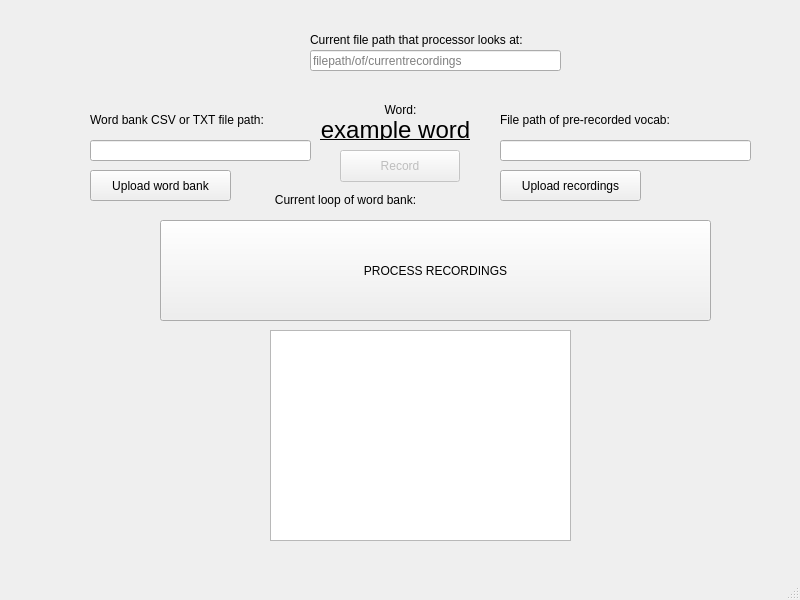
<?xml version="1.0" encoding="UTF-8"?>
<ui version="4.0">
 <class>MainWindow</class>
 <widget class="QMainWindow" name="MainWindow">
  <property name="geometry">
   <rect>
    <x>0</x>
    <y>0</y>
    <width>800</width>
    <height>600</height>
   </rect>
  </property>
  <property name="windowTitle">
   <string>MainWindow</string>
  </property>
  <widget class="QWidget" name="centralwidget">
   <widget class="QPushButton" name="b_record">
    <property name="enabled">
     <bool>false</bool>
    </property>
    <property name="geometry">
     <rect>
      <x>340</x>
      <y>150</y>
      <width>120</width>
      <height>32</height>
     </rect>
    </property>
    <property name="text">
     <string>Record</string>
    </property>
   </widget>
   <widget class="QLabel" name="l_word">
    <property name="geometry">
     <rect>
      <x>300</x>
      <y>120</y>
      <width>191</width>
      <height>20</height>
     </rect>
    </property>
    <property name="font">
     <font>
      <pointsize>18</pointsize>
      <underline>true</underline>
     </font>
    </property>
    <property name="whatsThis">
     <string>word</string>
    </property>
    <property name="text">
     <string>example word</string>
    </property>
    <property name="alignment">
     <set>Qt::AlignCenter</set>
    </property>
   </widget>
   <widget class="QLabel" name="label2">
    <property name="geometry">
     <rect>
      <x>340</x>
      <y>100</y>
      <width>121</width>
      <height>20</height>
     </rect>
    </property>
    <property name="whatsThis">
     <string>word</string>
    </property>
    <property name="text">
     <string>Word:</string>
    </property>
    <property name="alignment">
     <set>Qt::AlignCenter</set>
    </property>
   </widget>
   <widget class="QPushButton" name="b_uploadrecordings">
    <property name="geometry">
     <rect>
      <x>500</x>
      <y>170</y>
      <width>141</width>
      <height>31</height>
     </rect>
    </property>
    <property name="autoFillBackground">
     <bool>false</bool>
    </property>
    <property name="text">
     <string>Upload recordings</string>
    </property>
   </widget>
   <widget class="QLineEdit" name="fp_prerecord">
    <property name="geometry">
     <rect>
      <x>500</x>
      <y>140</y>
      <width>251</width>
      <height>21</height>
     </rect>
    </property>
   </widget>
   <widget class="QLabel" name="label3">
    <property name="geometry">
     <rect>
      <x>500</x>
      <y>110</y>
      <width>231</width>
      <height>20</height>
     </rect>
    </property>
    <property name="whatsThis">
     <string>word</string>
    </property>
    <property name="text">
     <string>File path of pre-recorded vocab:</string>
    </property>
    <property name="alignment">
     <set>Qt::AlignLeading|Qt::AlignLeft|Qt::AlignVCenter</set>
    </property>
   </widget>
   <widget class="QPushButton" name="b_process">
    <property name="geometry">
     <rect>
      <x>160</x>
      <y>220</y>
      <width>551</width>
      <height>101</height>
     </rect>
    </property>
    <property name="autoFillBackground">
     <bool>false</bool>
    </property>
    <property name="text">
     <string>PROCESS RECORDINGS</string>
    </property>
   </widget>
   <widget class="QLineEdit" name="fp_1process">
    <property name="geometry">
     <rect>
      <x>310</x>
      <y>50</y>
      <width>251</width>
      <height>21</height>
     </rect>
    </property>
    <property name="placeholderText">
     <string>filepath/of/currentrecordings</string>
    </property>
   </widget>
   <widget class="QLabel" name="label5">
    <property name="geometry">
     <rect>
      <x>310</x>
      <y>30</y>
      <width>261</width>
      <height>20</height>
     </rect>
    </property>
    <property name="whatsThis">
     <string>word</string>
    </property>
    <property name="text">
     <string>Current file path that processor looks at:</string>
    </property>
    <property name="alignment">
     <set>Qt::AlignLeading|Qt::AlignLeft|Qt::AlignVCenter</set>
    </property>
   </widget>
   <widget class="QPushButton" name="b_wordbank">
    <property name="geometry">
     <rect>
      <x>90</x>
      <y>170</y>
      <width>141</width>
      <height>31</height>
     </rect>
    </property>
    <property name="autoFillBackground">
     <bool>false</bool>
    </property>
    <property name="text">
     <string>Upload word bank</string>
    </property>
   </widget>
   <widget class="QLabel" name="label4">
    <property name="geometry">
     <rect>
      <x>90</x>
      <y>110</y>
      <width>231</width>
      <height>20</height>
     </rect>
    </property>
    <property name="whatsThis">
     <string>word</string>
    </property>
    <property name="text">
     <string>Word bank CSV or TXT file path:</string>
    </property>
    <property name="alignment">
     <set>Qt::AlignLeading|Qt::AlignLeft|Qt::AlignVCenter</set>
    </property>
   </widget>
   <widget class="QLineEdit" name="fp_wordbank">
    <property name="geometry">
     <rect>
      <x>90</x>
      <y>140</y>
      <width>221</width>
      <height>21</height>
     </rect>
    </property>
   </widget>
   <widget class="QPlainTextEdit" name="plainTextEdit">
    <property name="geometry">
     <rect>
      <x>270</x>
      <y>330</y>
      <width>301</width>
      <height>211</height>
     </rect>
    </property>
    <property name="readOnly">
     <bool>true</bool>
    </property>
   </widget>
   <widget class="QLabel" name="label2_2">
    <property name="geometry">
     <rect>
      <x>260</x>
      <y>190</y>
      <width>171</width>
      <height>20</height>
     </rect>
    </property>
    <property name="whatsThis">
     <string>word</string>
    </property>
    <property name="text">
     <string>Current loop of word bank:</string>
    </property>
    <property name="alignment">
     <set>Qt::AlignCenter</set>
    </property>
   </widget>
   <widget class="QLabel" name="l_loopCounter">
    <property name="geometry">
     <rect>
      <x>430</x>
      <y>190</y>
      <width>71</width>
      <height>21</height>
     </rect>
    </property>
    <property name="whatsThis">
     <string>word</string>
    </property>
    <property name="text">
     <string/>
    </property>
    <property name="alignment">
     <set>Qt::AlignCenter</set>
    </property>
   </widget>
   <zorder>b_record</zorder>
   <zorder>l_word</zorder>
   <zorder>label2</zorder>
   <zorder>b_uploadrecordings</zorder>
   <zorder>fp_prerecord</zorder>
   <zorder>label3</zorder>
   <zorder>b_process</zorder>
   <zorder>label5</zorder>
   <zorder>b_wordbank</zorder>
   <zorder>label4</zorder>
   <zorder>fp_wordbank</zorder>
   <zorder>fp_1process</zorder>
   <zorder>plainTextEdit</zorder>
   <zorder>label2_2</zorder>
   <zorder>l_loopCounter</zorder>
  </widget>
  <widget class="QMenuBar" name="menubar">
   <property name="geometry">
    <rect>
     <x>0</x>
     <y>0</y>
     <width>800</width>
     <height>24</height>
    </rect>
   </property>
  </widget>
  <widget class="QStatusBar" name="statusbar"/>
 </widget>
 <tabstops>
  <tabstop>b_record</tabstop>
  <tabstop>fp_1process</tabstop>
  <tabstop>fp_wordbank</tabstop>
  <tabstop>b_wordbank</tabstop>
  <tabstop>fp_prerecord</tabstop>
  <tabstop>b_uploadrecordings</tabstop>
  <tabstop>b_process</tabstop>
 </tabstops>
 <resources/>
 <connections/>
</ui>
